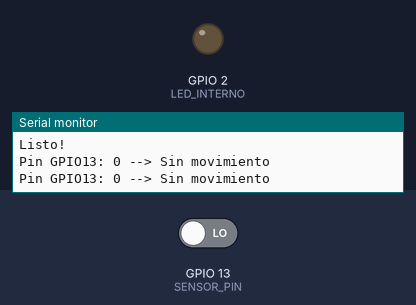
Bench run of a program on a simulated ESP32. Shown: output pins drawn as LEDs (lit = HIGH), the last lines printed to the serial monitor. The inputs (shaded band) are chosen by the test bench; at power-on: GPIO 13 (SENSOR_PIN) LOW. WiFi joins after 1.5 s; servers stay silent unless stated; uploads are accepted with an empty reply.

Above: at 12.9 s.
13.0 s: GPIO 13 (SENSOR_PIN) driven HIGH
At 14.1 s:
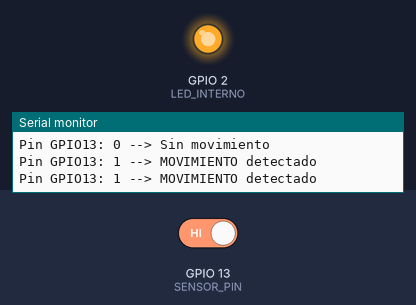
14.6 s: GPIO 13 (SENSOR_PIN) driven LOW
At 15.8 s:
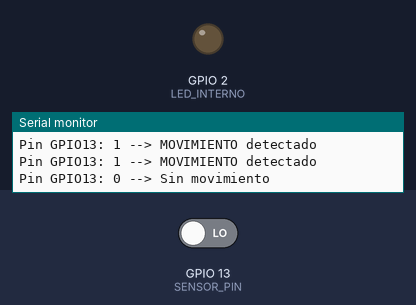
Timing chart, 0 to 17.6 s (numbered marks = the images above; inputs shaded):
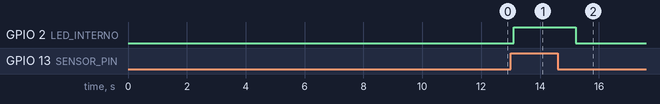

Measured:
- after the input at 13.0 s, GPIO 2 (LED_INTERNO): LOW → HIGH after 0.11 s
- after the input at 14.6 s, GPIO 2 (LED_INTERNO): HIGH → LOW after 0.61 s

The program:

main.cpp
```cpp
#include <Arduino.h>
#include <WiFi.h>
#include <HTTPClient.h>
#include <ArduinoJson.h>

#define SENSOR_PIN   13
#define LED_INTERNO   2

const char* ssid      = "HONOR X7";
const char* password  = "0123456789";
const char* serverUrl = "http://18.222.199.177:5000/sensor";
const char* controlUrl = "http://18.222.199.177:5000/estado_control";

// Cada cuántos ciclos se consulta el estado de control (1 ciclo = 500 ms)
// 10 ciclos = cada 5 segundos
const int CONTROL_CADA_N_CICLOS = 10;

bool sensorActivo = true;  // Estado local; se sincroniza con el servidor
int  cicloActual  = 0;

// ── Consulta al servidor si el sensor debe estar activo ──────────────────────
void sincronizarControl() {
  if (WiFi.status() != WL_CONNECTED) return;

  HTTPClient http;
  http.begin(controlUrl);
  int code = http.GET();

  if (code == 200) {
    String payload = http.getString();
    // Respuesta esperada: {"sensor_activo": true} o {"sensor_activo": false}
    StaticJsonDocument<64> doc;
    if (deserializeJson(doc, payload) == DeserializationError::Ok) {
      sensorActivo = doc["sensor_activo"].as<bool>();
    }
  }
  http.end();
}

// ── Parpadeo rápido para indicar que el sensor está APAGADO ─────────────────
void parpadeoBloqueado() {
  // 3 destellos rápidos del LED y apagado
  for (int i = 0; i < 3; i++) {
    digitalWrite(LED_INTERNO, HIGH);
    delay(80);
    digitalWrite(LED_INTERNO, LOW);
    delay(80);
  }
}

void setup() {
  Serial.begin(115200);
  pinMode(SENSOR_PIN, INPUT_PULLDOWN);
  pinMode(LED_INTERNO, OUTPUT);
  digitalWrite(LED_INTERNO, LOW);

  WiFi.begin(ssid, password);
  Serial.print("Conectando a WiFi");
  while (WiFi.status() != WL_CONNECTED) {
    delay(500);
    Serial.print(".");
  }
  Serial.println("\nConectado! IP: " + WiFi.localIP().toString());

  // Sincronizar estado inicial desde el servidor
  sincronizarControl();
  Serial.println("Estado inicial del sensor: " + String(sensorActivo ? "ACTIVO" : "APAGADO"));

  Serial.println("Esperando calibracion del sensor (10 segundos)...");
  delay(10000);
  Serial.println("Listo!");
}

void loop() {
  // ── 1. Sincronizar estado de control cada N ciclos ─────────────────────────
  cicloActual++;
  if (cicloActual >= CONTROL_CADA_N_CICLOS) {
    cicloActual = 0;
    sincronizarControl();
    Serial.println("[Control] sensor_activo = " + String(sensorActivo ? "true" : "false"));
  }

  // ── 2. Si el sensor está apagado: LED apagado, sin lecturas, sin envíos ────
  if (!sensorActivo) {
    digitalWrite(LED_INTERNO, LOW);   // Apagar LED completamente
    Serial.println("Sensor APAGADO — esperando...");
    delay(500);
    return;  // <-- sale del loop sin leer ni enviar nada
  }

  // ── 3. Sensor activo: leer y enviar normalmente ───────────────────────────
  int estado = digitalRead(SENSOR_PIN);
  digitalWrite(LED_INTERNO, estado == HIGH ? HIGH : LOW);

  if (WiFi.status() == WL_CONNECTED) {
    HTTPClient http;
    http.begin(serverUrl);
    http.addHeader("Content-Type", "application/x-www-form-urlencoded");
    String body = "movimiento=" + String(estado);
    http.POST(body);
    http.end();
  }

  Serial.print("Pin GPIO13: ");
  Serial.print(estado);
  Serial.println(estado == HIGH ? " --> MOVIMIENTO detectado" : " --> Sin movimiento");

  delay(500);
}
```
